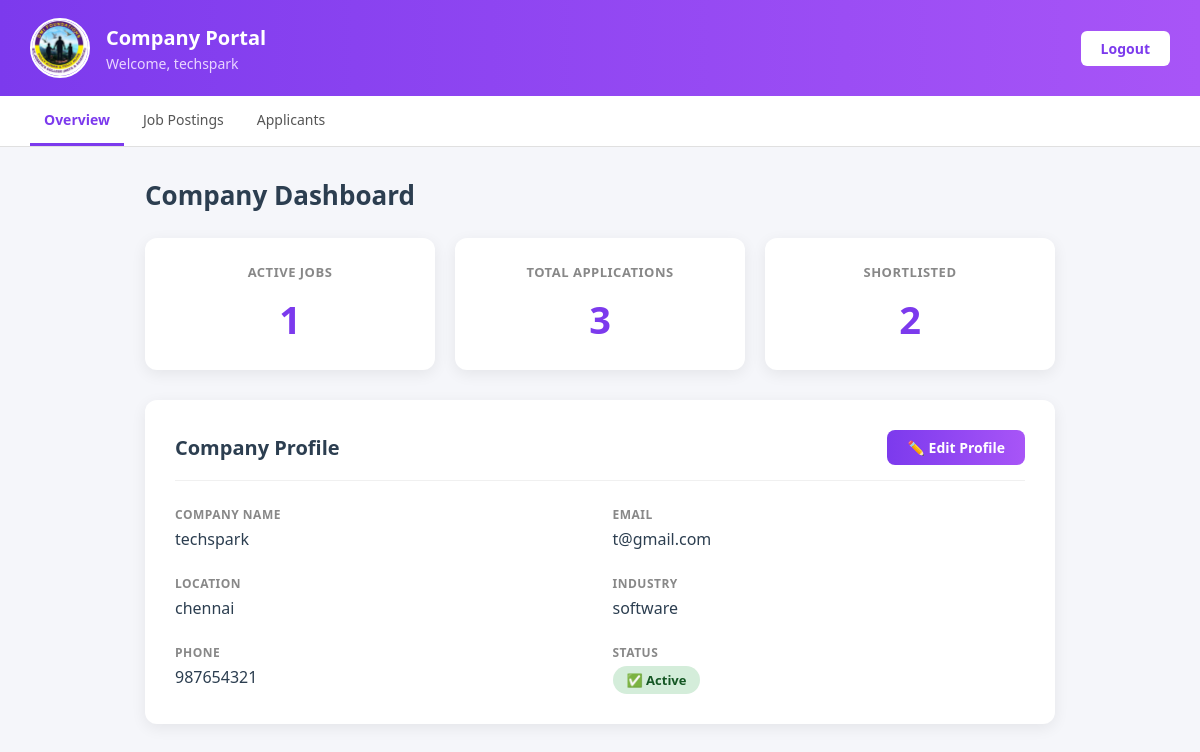
Page /placement/company_dashboard.php (signed in) on the committed database.
### tables this page shows
CREATE TABLE `companies` (
  `id` int(11) NOT NULL,
  `name` varchar(100) DEFAULT NULL,
  `location` varchar(100) DEFAULT NULL,
  `package` varchar(50) DEFAULT NULL,
  `email` varchar(100) DEFAULT NULL,
  `industry` varchar(100) DEFAULT NULL,
  `password` int(255) NOT NULL,
  `phone` varchar(15) DEFAULT NULL
);

### placement/company_dashboard.php (the view, shortened to what this page needs)
<?php
include "database.php";
$company_id = $_SESSION['company_id'];
$company = mysqli_fetch_assoc(mysqli_query($conn,
    "SELECT * FROM companies WHERE id='$company_id'"
));
$total_jobs = mysqli_num_rows(mysqli_query($conn,
    "SELECT * FROM jobs WHERE company_id='$company_id'"
));
$total_applications = mysqli_num_rows(mysqli_query($conn,
    "SELECT applications.* FROM applications
     JOIN jobs ON applications.job_id = jobs.id
     WHERE jobs.company_id='$company_id'"
));
$shortlisted = mysqli_num_rows(mysqli_query($conn,
    "SELECT applications.* FROM applications
     JOIN jobs ON applications.job_id = jobs.id
     WHERE jobs.company_id='$company_id' AND applications.status='Accepted'"
));
?>
<!DOCTYPE html>
<html>
<head>
</head>
<body>
<div class="topbar">
    <div class="left">
        <img src="logo.png" class="logo">
        <div>
            <h2>Company Portal</h2>
            <p>Welcome, <?php echo $company['name']; ?></p>
        </div>
    </div>
    <a href="logout.php" class="logout">Logout</a>
</div>
<div class="nav">
    <a href="company_dashboard.php" class="active">Overview</a>
    <a href="job_postings.php">Job Postings</a>
    <a href="applicants.php">Applicants</a>
</div>
<div class="container">
    <h1 class="page-title">Company Dashboard</h1>
    <div class="stats">
        <div class="card">
            <h3>Active Jobs</h3>
            <p><?php echo $total_jobs; ?></p>
        </div>
        <div class="card">
            <h3>Total Applications</h3>
            <p><?php echo $total_applications; ?></p>
        </div>
        <div class="card">
            <h3>Shortlisted</h3>
            <p><?php echo $shortlisted; ?></p>
        </div>
    </div>
    <div class="profile-card">
        <div class="profile-header">
            <h2>Company Profile</h2>
            <a href="edit_company_profile.php" class="btn-edit">✏️ Edit Profile</a>
        </div>
        <div class="profile-grid">
            <div>
                <label>Company Name</label>
                <p><?php echo $company['name']; ?></p>
            </div>
            <div>
                <label>Email</label>
                <p><?php echo $company['email']; ?></p>
            </div>
            <div>
                <label>Location</label>
                <p><?php echo $company['location']; ?></p>
            </div>
            <div>
                <label>Industry</label>
                <p><?php echo $company['industry']; ?></p>
            </div>
            <div>
                <label>Phone</label>
                <p><?php echo $company['phone'] ?? 'Not available'; ?></p>
            </div>
            <div>
                <label>Status</label>
                <span class="badge-active">✅ Active</span>
            </div>
        </div>
    </div>
</div>
</body>
</html>

### placement/company_dashboard.php (style rules this page uses)
* { margin: 0; padding: 0; box-sizing: border-box; font-family: 'Segoe UI', sans-serif; }
body { background: #f5f6fa; min-height: 100vh; display: flex; flex-direction: column; }
.topbar { background: linear-gradient(to right, #7c3aed, #a855f7); padding: 18px 30px; display: flex; justify-content: space-between; align-items: center; }
.topbar .left { display: flex; align-items: center; gap: 16px; }
.topbar .logo { width: 60px; height: 60px; border-radius: 50%; border: 2px solid white; object-fit: cover; }
.topbar .left h2 { color: white; font-size: 20px; font-weight: 700; }
.topbar .left p { color: #e9d5ff; font-size: 14px; margin-top: 3px; }
.logout { background: white; color: #7c3aed; padding: 8px 20px; border-radius: 6px; text-decoration: none; font-weight: 700; font-size: 14px; }
.nav { background: white; border-bottom: 1px solid #e0e0e0; padding: 0 30px; display: flex; gap: 5px; }
.nav a { text-decoration: none; color: #555; font-size: 14px; font-weight: 500; padding: 14px 14px; border-bottom: 3px solid transparent; transition: all 0.2s; display: inline-block; }
.nav a.active { color: #7c3aed; border-bottom: 3px solid #7c3aed; font-weight: 600; }
.container { max-width: 950px; margin: 30px auto; padding: 0 20px; flex: 1; width: 100%; }
.page-title { font-size: 26px; font-weight: 700; color: #2c3e50; margin-bottom: 25px; }
.stats { display: grid; grid-template-columns: repeat(3, 1fr); gap: 20px; margin-bottom: 30px; }
.card { background: white; border-radius: 12px; padding: 25px; text-align: center; box-shadow: 0 4px 15px rgba(0,0,0,0.07); }
.card h3 { font-size: 13px; color: #888; font-weight: 600; margin-bottom: 12px; text-transform: uppercase; letter-spacing: 0.5px; }
.card p { font-size: 38px; font-weight: 700; color: #7c3aed; }
.profile-card { background: white; border-radius: 12px; padding: 30px; box-shadow: 0 4px 15px rgba(0,0,0,0.07); margin-bottom: 30px; }
.profile-header { display: flex; justify-content: space-between; align-items: center; margin-bottom: 25px; padding-bottom: 15px; border-bottom: 1px solid #f0f0f0; }
.profile-header h2 { font-size: 20px; font-weight: 700; color: #2c3e50; }
.btn-edit { background: linear-gradient(to right, #7c3aed, #a855f7); color: white; padding: 8px 20px; border-radius: 8px; text-decoration: none; font-size: 14px; font-weight: 600; }
.profile-grid { display: grid; grid-template-columns: 1fr 1fr; gap: 25px; }
.profile-grid label { display: block; font-size: 12px; color: #888; font-weight: 600; text-transform: uppercase; letter-spacing: 0.5px; margin-bottom: 5px; }
.profile-grid p { font-size: 16px; font-weight: 500; color: #2c3e50; }
.badge-active { display: inline-block; background: #d4edda; color: #155724; padding: 5px 14px; border-radius: 20px; font-size: 13px; font-weight: 600; }

### rows in the picture
companies: name "techspark", email "t@gmail.com", location "chennai", industry "software", phone "987654321"

### other values in the picture
$total_jobs "1"
$total_applications "3"
$shortlisted "2"
